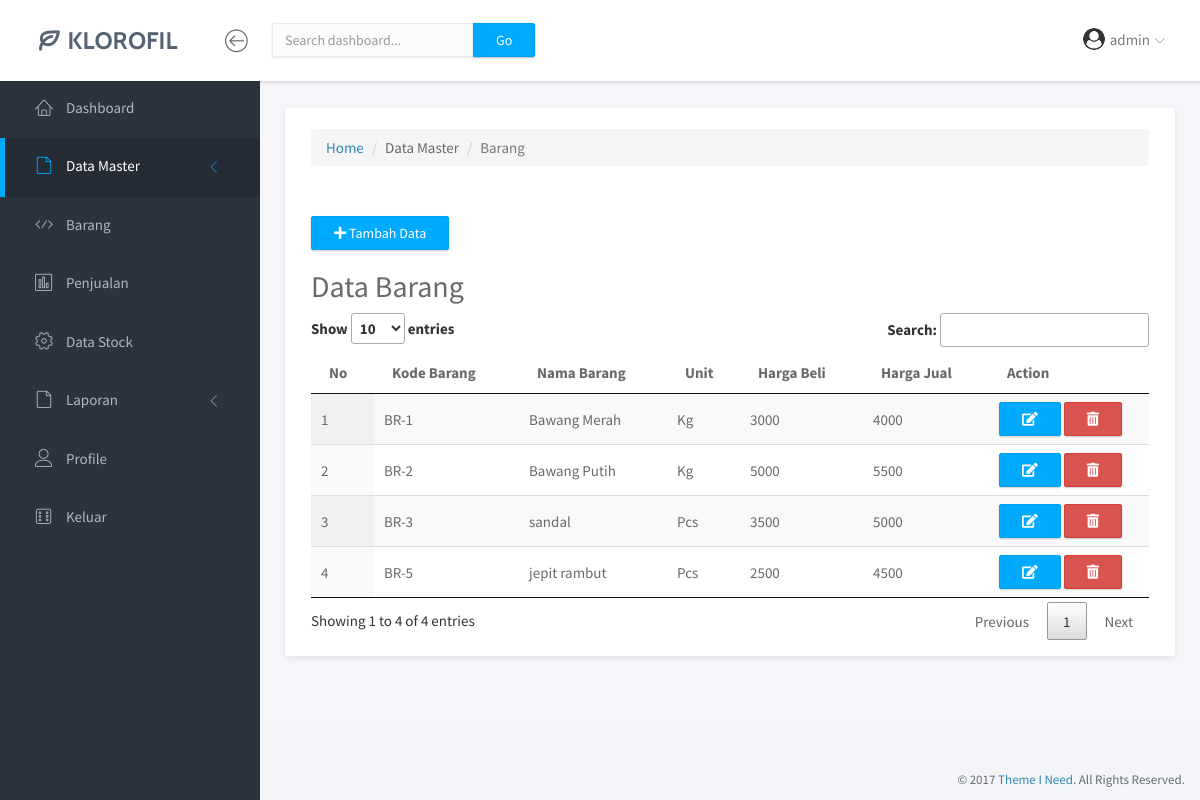
The app's page /2-Dashboard-BeliBarang.php (signed in), older data.
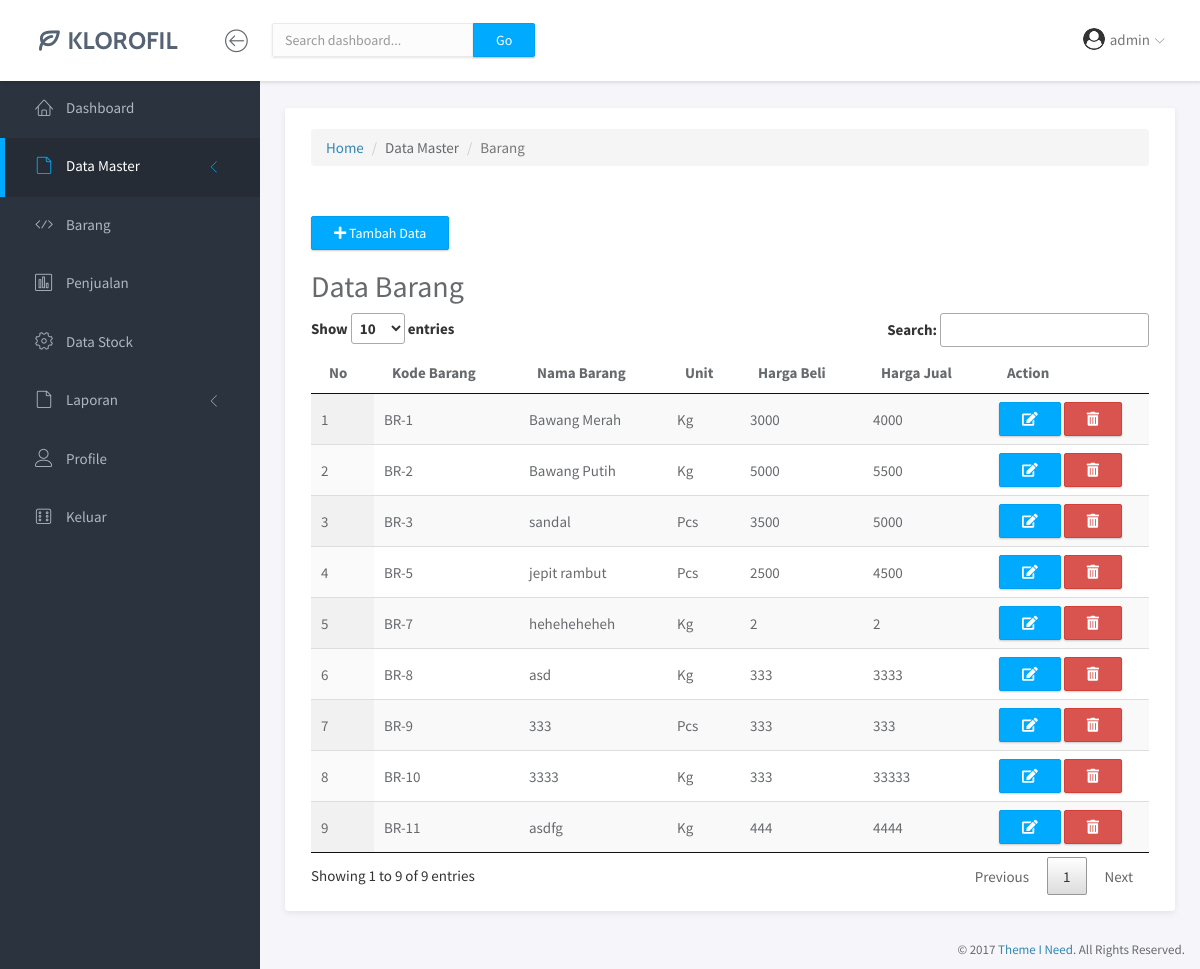
The same page, newer data.
### tables this page shows
CREATE TABLE `identitas_barang` (
  `Kode_Barang` varchar(12) NOT NULL,
  `Nama_Barang` varchar(30) NOT NULL,
  `Unit` enum('Kg','Pcs') NOT NULL,
  `Harga_Beli` bigint(20) NOT NULL,
  `Harga_Jual` bigint(20) NOT NULL,
  `Quantity` bigint(20) DEFAULT NULL,
  `Total_Quantity` bigint(20) DEFAULT NULL,
  `uploaded` datetime NOT NULL DEFAULT CURRENT_TIMESTAMP,
  `deleted` tinyint(1) NOT NULL DEFAULT '0'
);

### functions/functions-belibarang.php (called while the page is built, shortened)
<?php
$conn = mysqli_connect("localhost", "root", "", "kpdiana");
function query($query) {
	global $conn;
	$result = mysqli_query($conn, $query);
	$rows = [];
	while( $row = mysqli_fetch_assoc($result) ) {
		$rows[] = $row;
	}
	return $rows;
}
?>

### 2-Dashboard-BeliBarang.php (the view, shortened to what the changed rows need)
<?php
require 'functions/functions-belibarang.php';
$daftarbarang = query("SELECT * FROM identitas_barang WHERE deleted = 0 ORDER BY uploaded ASC");
?>
<!doctype html>
<html lang="en">
<head>
    <link rel="stylesheet" href="assets/vendor/bootstrap/css/bootstrap.min.css">
    <link rel="stylesheet" href="assets/vendor/fontawesome-free-5.15.3-web/css/all.css">
    <link rel="stylesheet" href="assets/vendor/linearicons/style.css">
    <link rel="stylesheet" href="assets/vendor/chartist/css/chartist-custom.css">
    <link rel="stylesheet" href="assets/css/main.css">
    <link rel="stylesheet" href="assets/css/demo.css">
    <link rel="stylesheet" href="assets/vendor/datatables/jquery.dataTables.min.css">
</head>
<body>
    <div id="wrapper">
        <div class="main">
            <div class="main-content">
                <div class="container-fluid">
                    <div class="panel panel-headline">
                        <div class="panel-body">
                            <div class="row">
                                <div class="col-md-12">
                                    <button type="button" class="btn btn-primary" data-toggle="modal" data-target="#exampleModal"> <i class="fas fa-plus"></i> Tambah Data</button>
                                    <h2>Data Barang</h2>
                                    <table id="table_barang" class="display">
                                        <thead>
                                            <tr>
                                                <th>No</th>
                                                <th>Kode Barang</th>
                                                <th>Nama Barang</th>
                                                <th>Unit</th>
                                                <th>Harga Beli</th>
                                                <th>Harga Jual</th>
                                                <th>Action</th>
                                            </tr>
                                        </thead>
                                        <tbody>
                                            <?php $i = 1; ?>
                                            <?php foreach($daftarbarang as $barang): ?>
                                            <tr>
                                                <td><?= $i ?></td>
                                                <td><?= $barang['Kode_Barang'] ?></td>
                                                <td><?= $barang['Nama_Barang'] ?></td>
                                                <td><?= $barang['Unit'] ?></td>
                                                <td><?= $barang['Harga_Beli'] ?></td>
                                                <td><?= $barang['Harga_Jual'] ?></td>
                                                <td>
                                                    <button type="button" class="btn btn-primary" data-toggle="modal" data-target="#editModal" data-whatever="<?= $barang['Kode_Barang'] ?>_<?= $barang['Nama_Barang'] ?>_<?= $barang['Unit'] ?>_<?= $barang['Harga_Beli'] ?>_<?= $barang['Harga_Jual'] ?>"><i class="fas fa-edit"></i></button>
                                                    <button type="button" class="btn btn-danger" data-toggle="modal" data-target="#deleteModal" data-whatever="<?= $barang['Kode_Barang'] ?>_<?= $barang['Nama_Barang'] ?>"><i class="fas fa-trash-alt"></i></button>
                                                </td>
                                            </tr>
                                            <?php $i++; ?>
                                            <?php endforeach ?>
                                        </tbody>
                                    </table>
                                </div>
                            </div>
                        </div>
                    </div>
                </div>
            </div>
        </div>
    </div>
</body>
</html>

Row changes from the older to the newer data that the page shows:
added identitas_barang: Kode_Barang "BR-7", Nama_Barang "heheheheheh", Unit "Kg", Harga_Beli "2", Harga_Jual "2"
added identitas_barang: Kode_Barang "BR-8", Nama_Barang "asd", Unit "Kg", Harga_Beli "333", Harga_Jual "3333"
added identitas_barang: Kode_Barang "BR-9", Nama_Barang "333", Unit "Pcs", Harga_Beli "333", Harga_Jual "333"
added identitas_barang: Kode_Barang "BR-10", Nama_Barang "3333", Unit "Kg", Harga_Beli "333", Harga_Jual "33333"
added identitas_barang: Kode_Barang "BR-11", Nama_Barang "asdfg", Unit "Kg", Harga_Beli "444", Harga_Jual "4444"
Text that changed along with them:
text written by a page script: "Show entries Search: Showing 1 to 4 of 4 entries Previous 1 Next" → "Show entries Search: Showing 1 to 9 of 9 entries Previous 1 Next"
